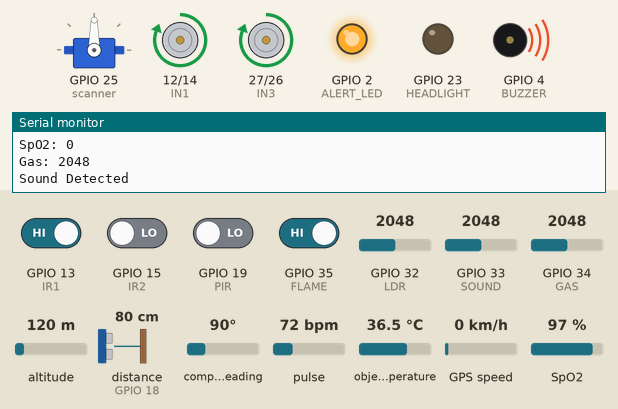
Recording of a sketch running on a simulated ESP32. Shown: servo, motor-driver pin pairs drawn as motors (green arrow = first pin HIGH = forward, orange = second pin HIGH = backward, longer = more drive), output pins drawn as LEDs (lit = HIGH), buzzer (waves = sounding, pin HIGH), the last lines printed to the serial monitor. Wiring (inferred from the names in the program): ultrasonic range finder: trigger GPIO 5; echo GPIO 18. The inputs (shaded band) are chosen by the test bench; at power-on: GPIO 13 (IR1), GPIO 35 (FLAME) HIGH, GPIO 15 (IR2), GPIO 19 (PIR) LOW, distance to the obstacle (sensor on GPIO 18) 80 cm, GPIO 34 (GAS) = 2048, GPIO 32 (LDR) = 2048, GPIO 33 (SOUND) = 2048, altitude 120 m, compass heading 90°, pulse 72 bpm, object temperature 36.5 °C, GPS speed 0 km/h, SpO2 97 %. The echo pulse lasts 58.3 µs per cm; the GPS gets a fix after 3 s at 37.7749, -122.4194 with 8 satellites; pins used as bus, display or sensor lines are not drawn.

Above: at 1.67 s.
2.4 s: GPIO 19 (PIR) driven HIGH
At 4.4 s:
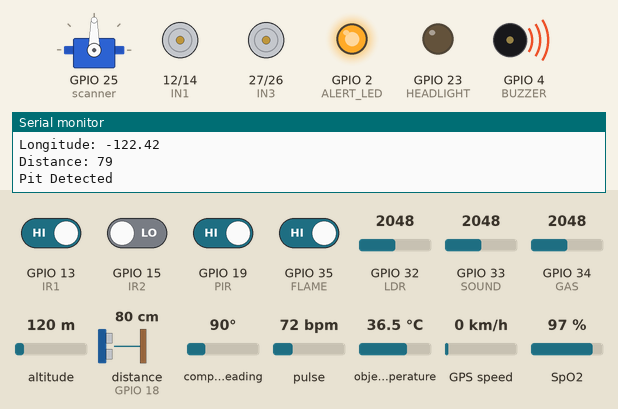
9.1 s: distance to the obstacle (sensor on GPIO 18) set to 28 cm
12.6 s: distance to the obstacle (sensor on GPIO 18) set to 24 cm
At 14.8 s:
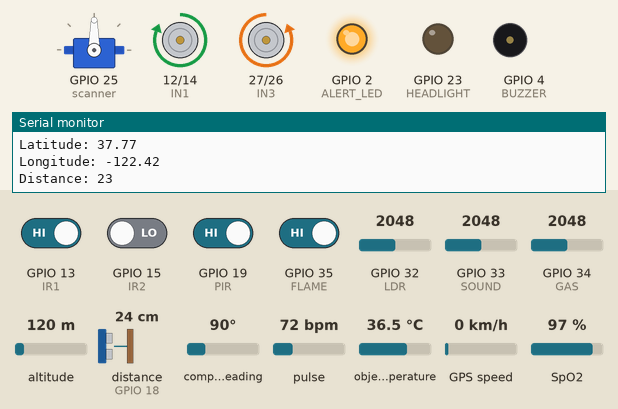
18.7 s: GPIO 34 (GAS) set to 3972
At 22.2 s:
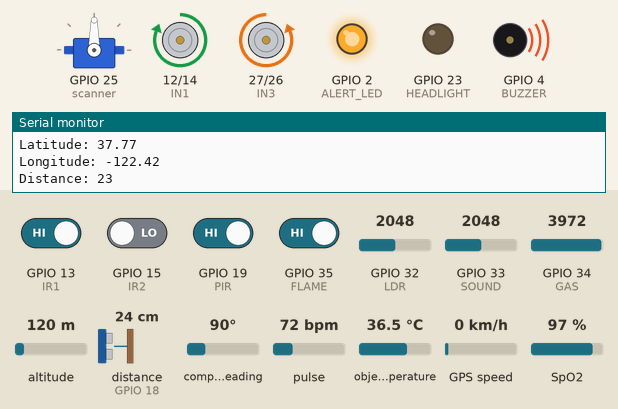
25.4 s: GPIO 32 (LDR) set to 1546
29.6 s: GPIO 32 (LDR) set to 1465
At 36.0 s:
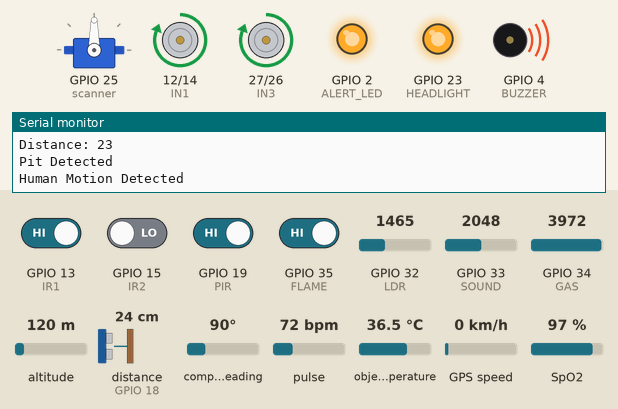
Timing chart, 0 to 36.5 s (numbered marks = the images above; inputs shaded):
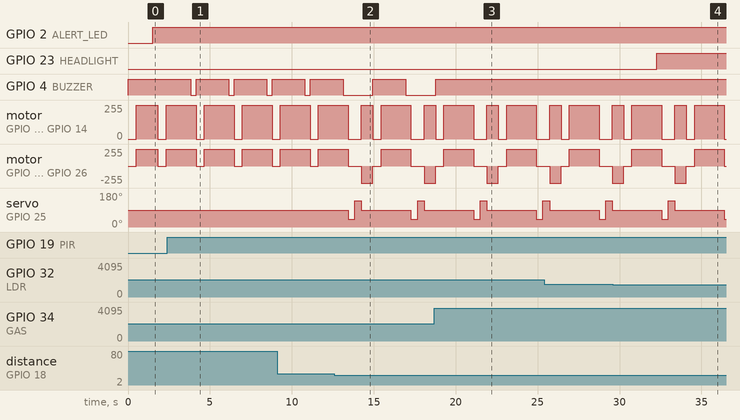

Measured:
- the behaviour switches between 26 and 25 cm on distance to the obstacle (sensor on GPIO 18) (found by bisection; images 1 and 2)
- the behaviour switches between 1500 and 1499 on GPIO 32 (LDR) (found by bisection; images 3 and 4)
- after the input at 2.4 s, GPIO 4 (BUZZER): alternates HIGH for 2.0 s and LOW for 0.33 s, starting after 1.4 s; motor on GPIO 12 (IN1) / GPIO 14 (IN2), motor on GPIO 27 (IN3) / GPIO 26 (IN4): alternates forward 255/255 for 1.8 s and stopped for 0.50 s, starting after 1.8 s
- after the input at 12.6 s, servo on GPIO 25 (scanner): 90° → 40° after 0.85 s, → 140° 0.40 s later, → 90° 0.40 s later, → 40° 3.0 s later, … (6 changes in this stretch)
- after the input at 18.7 s, GPIO 4 (BUZZER): goes on until 18.8 s, then stays HIGH
- after the input at 29.6 s, GPIO 23 (HEADLIGHT): LOW → HIGH after 2.7 s

The sketch:

rescue_rover_esp32.ino
```cpp
#include <Wire.h>
#include <Servo.h>
#include <Adafruit_MLX90614.h>
#include "MAX30100_PulseOximeter.h"
#include <TinyGPS++.h>

#define TRIG 5
#define ECHO 18

#define PIR 19
#define SOUND 33
#define GAS 34
#define FLAME 35

#define LDR 32

#define BUZZER 4
#define ALERT_LED 2
#define HEADLIGHT 23

#define IR1 13
#define IR2 15
#define IR3 16
#define IR4 17

#define IN1 12
#define IN2 14
#define IN3 27
#define IN4 26

#define GPS_RX 16
#define GPS_TX 17

Servo scanner;

Adafruit_MLX90614 mlx = Adafruit_MLX90614();
PulseOximeter pox;
TinyGPSPlus gps;

long duration;
int distance;

void setup()
{
Serial.begin(115200);

Wire.begin();

mlx.begin();
pox.begin();

pinMode(TRIG,OUTPUT);
pinMode(ECHO,INPUT);

pinMode(PIR,INPUT);
pinMode(SOUND,INPUT);
pinMode(GAS,INPUT);
pinMode(FLAME,INPUT);

pinMode(LDR,INPUT);

pinMode(IR1,INPUT);
pinMode(IR2,INPUT);
pinMode(IR3,INPUT);
pinMode(IR4,INPUT);

pinMode(BUZZER,OUTPUT);
pinMode(ALERT_LED,OUTPUT);
pinMode(HEADLIGHT,OUTPUT);

pinMode(IN1,OUTPUT);
pinMode(IN2,OUTPUT);
pinMode(IN3,OUTPUT);
pinMode(IN4,OUTPUT);

scanner.attach(25);
scanner.write(90);

Serial.println("Rescue Rover Initialized");
}

void loop()
{

checkObstacle();

checkPit();

detectHuman();

checkTemperature();

checkHealth();

checkGas();

checkFlame();

checkSound();

checkLight();

readGPS();

moveForward();

delay(300);
}

void moveForward()
{
digitalWrite(IN1,HIGH);
digitalWrite(IN2,LOW);
digitalWrite(IN3,HIGH);
digitalWrite(IN4,LOW);
}

void stopMotors()
{
digitalWrite(IN1,LOW);
digitalWrite(IN2,LOW);
digitalWrite(IN3,LOW);
digitalWrite(IN4,LOW);
}

void turnLeft()
{
digitalWrite(IN1,LOW);
digitalWrite(IN2,HIGH);
digitalWrite(IN3,HIGH);
digitalWrite(IN4,LOW);
}

void turnRight()
{
digitalWrite(IN1,HIGH);
digitalWrite(IN2,LOW);
digitalWrite(IN3,LOW);
digitalWrite(IN4,HIGH);
}

void checkObstacle()
{

digitalWrite(TRIG,LOW);
delayMicroseconds(2);

digitalWrite(TRIG,HIGH);
delayMicroseconds(10);

digitalWrite(TRIG,LOW);

duration=pulseIn(ECHO,HIGH);

distance=duration*0.034/2;

Serial.print("Distance: ");
Serial.println(distance);

if(distance<25)
{

stopMotors();

scanner.write(40);
delay(400);

int leftDist=measureDistance();

scanner.write(140);
delay(400);

int rightDist=measureDistance();

scanner.write(90);

if(leftDist>rightDist)
{
turnLeft();
delay(700);
}

else
{
turnRight();
delay(700);
}

}

}

int measureDistance()
{

digitalWrite(TRIG,LOW);
delayMicroseconds(2);

digitalWrite(TRIG,HIGH);
delayMicroseconds(10);

digitalWrite(TRIG,LOW);

duration=pulseIn(ECHO,HIGH);

return duration*0.034/2;

}

void checkPit()
{

if(digitalRead(IR1)==LOW ||
digitalRead(IR2)==LOW ||
digitalRead(IR3)==LOW ||
digitalRead(IR4)==LOW)
{

Serial.println("Pit Detected");

stopMotors();

digitalWrite(BUZZER,HIGH);
delay(500);

moveForward();
delay(1000);

}

}

void detectHuman()
{

if(digitalRead(PIR)==HIGH)
{

Serial.println("Human Motion Detected");

digitalWrite(ALERT_LED,HIGH);
digitalWrite(BUZZER,HIGH);

delay(500);

digitalWrite(BUZZER,LOW);

}

}

void checkTemperature()
{

double temp = mlx.readObjectTempC();

Serial.print("Body Temp: ");
Serial.println(temp);

if(temp>34 && temp<40)
{

Serial.println("Possible Human Body Detected");

digitalWrite(ALERT_LED,HIGH);

}

}

void checkHealth()
{

pox.update();

Serial.print("Heart Rate: ");
Serial.println(pox.getHeartRate());

Serial.print("SpO2: ");
Serial.println(pox.getSpO2());

}

void checkGas()
{

int gasVal = analogRead(GAS);

Serial.print("Gas: ");
Serial.println(gasVal);

if(gasVal>3000)
{

Serial.println("Gas Hazard");

digitalWrite(BUZZER,HIGH);

}

}

void checkFlame()
{

if(digitalRead(FLAME)==LOW)
{

Serial.println("Flame Detected");

digitalWrite(BUZZER,HIGH);

}

}

void checkSound()
{

int sound = analogRead(SOUND);

if(sound>2000)
{

Serial.println("Sound Detected");

digitalWrite(ALERT_LED,HIGH);

}

}

void checkLight()
{

int light = analogRead(LDR);

if(light<1500)
{
digitalWrite(HEADLIGHT,HIGH);
}

else
{
digitalWrite(HEADLIGHT,LOW);
}

}

void readGPS()
{

while(Serial.available()>0)
{

gps.encode(Serial.read());

}

if(gps.location.isUpdated())
{

Serial.print("Latitude: ");
Serial.println(gps.location.lat());

Serial.print("Longitude: ");
Serial.println(gps.location.lng());

}

}
```
